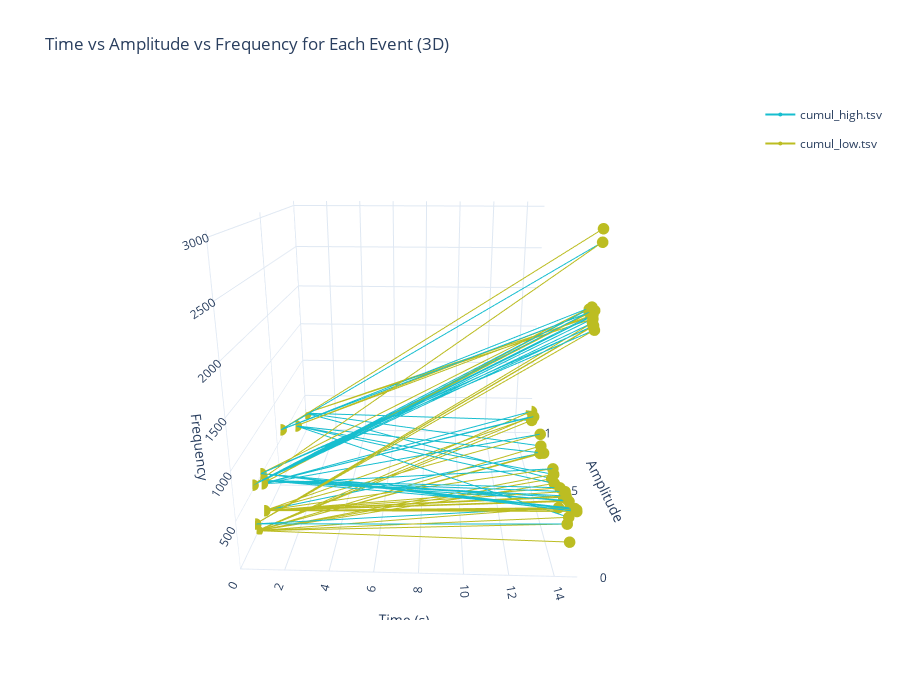

Notebook cell for this chart:
### Markdown cell above
3D for data with time domain

### Code cell
from multiplotter import plot_combined_3d

plot_combined_3d(files=['cumul_high.tsv', 'cumul_low.tsv'])

# Sample usage:
# plot_combined_3d(files=['file1.tsv', 'file2.tsv'], labels=['File1', 'File2'])
# or
# plot_combined_3d(dfs=[df1, df2], labels=['DataFrame1', 'DataFrame2'])

### Figure 1 — Plotly figure (JSON) as saved in the notebook; plotly's stock layout.template omitted (floating-point values rounded to 4 significant figures)
{"data": [{"legendgroup": "cumul_high.tsv", "line": {"color": "#17becf", "width": 2}, "marker": {"color": "#17becf", "size": 4}, "mode": "lines+markers", "name": "cumul_high.tsv", "showlegend": true, "type": "scatter3d", "x": [0, 15], "y": [0.185, 0.1276], "z": [31.25, 97.37]}, {"legendgroup": "cumul_high.tsv", "line": {"color": "#17becf", "width": 2}, "marker": {"color": "#17becf", "size": 4}, "mode": "lines+markers", "name": "cumul_high.tsv", "showlegend": false, "type": "scatter3d", "x": [0, 15], "y": [0.2831, 0.7301], "z": [75, 105.3]}, {"legendgroup": "cumul_high.tsv", "line": {"color": "#17becf", "width": 2}, "marker": {"color": "#17becf", "size": 4}, "mode": "lines+markers", "name": "cumul_high.tsv", "showlegend": false, "type": "scatter3d", "x": [0, 15], "y": [0.1758, 0.3204], "z": [127.5, 110.5]}, {"legendgroup": "cumul_high.tsv", "line": {"color": "#17becf", "width": 2}, "marker": {"color": "#17becf", "size": 4}, "mode": "lines+markers", "name": "cumul_high.tsv", "showlegend": false, "type": "scatter3d", "x": [0, 15], "y": [0.1758, 0.1786], "z": [127.5, 194.7]}, {"legendgroup": "cumul_high.tsv", "line": {"color": "#17becf", "width": 2}, "marker": {"color": "#17becf", "size": 4}, "mode": "lines+markers", "name": "cumul_high.tsv", "showlegend": false, "type": "scatter3d", "x": [0, 15], "y": [1, 0.4651], "z": [238.8, 202.6]}, {"legendgroup": "cumul_high.tsv", "line": {"color": "#17becf", "width": 2}, "marker": {"color": "#17becf", "size": 4}, "mode": "lines+markers", "name": "cumul_high.tsv", "showlegend": false, "type": "scatter3d", "x": [0, 15], "y": [1, 0.9797], "z": [238.8, 210.5]}, {"legendgroup": "cumul_high.tsv", "line": {"color": "#17becf", "width": 2}, "marker": {"color": "#17becf", "size": 4}, "mode": "lines+markers", "name": "cumul_high.tsv", "showlegend": false, "type": "scatter3d", "x": [0, 15], "y": [1, 0.7229], "z": [238.8, 215.8]}, {"legendgroup": "cumul_high.tsv", "line": {"color": "#17becf", "width": 2}, "marker": {"color": "#17becf", "size": 4}, "mode": "lines+markers", "name": "cumul_high.tsv", "showlegend": false, "type": "scatter3d", "x": [0, 15], "y": [0.803, 0.6551], "z": [321.2, 223.7]}, {"legendgroup": "cumul_high.tsv", "line": {"color": "#17becf", "width": 2}, "marker": {"color": "#17becf", "size": 4}, "mode": "lines+markers", "name": "cumul_high.tsv", "showlegend": false, "type": "scatter3d", "x": [0, 15], "y": [0.803, 0.4158], "z": [321.2, 228.9]}, {"legendgroup": "cumul_high.tsv", "line": {"color": "#17becf", "width": 2}, "marker": {"color": "#17becf", "size": 4}, "mode": "lines+markers", "name": "cumul_high.tsv", "showlegend": false, "type": "scatter3d", "x": [0, 15], "y": [0.803, 0.1668], "z": [321.2, 292.1]}, {"legendgroup": "cumul_high.tsv", "line": {"color": "#17becf", "width": 2}, "marker": {"color": "#17becf", "size": 4}, "mode": "lines+markers", "name": "cumul_high.tsv", "showlegend": false, "type": "scatter3d", "x": [0, 15], "y": [0.803, 0.4394], "z": [321.2, 300]}, {"legendgroup": "cumul_high.tsv", "line": {"color": "#17becf", "width": 2}, "marker": {"color": "#17becf", "size": 4}, "mode": "lines+markers", "name": "cumul_high.tsv", "showlegend": false, "type": "scatter3d", "x": [0, 15], "y": [0.2814, 0.9506], "z": [393.8, 307.9]}, {"legendgroup": "cumul_high.tsv", "line": {"color": "#17becf", "width": 2}, "marker": {"color": "#17becf", "size": 4}, "mode": "lines+markers", "name": "cumul_high.tsv", "showlegend": false, "type": "scatter3d", "x": [0, 15], "y": [0.2814, 1], "z": [393.8, 313.2]}, {"legendgroup": "cumul_high.tsv", "line": {"color": "#17becf", "width": 2}, "marker": {"color": "#17becf", "size": 4}, "mode": "lines+markers", "name": "cumul_high.tsv", "showlegend": false, "type": "scatter3d", "x": [0, 15], "y": [0.2814, 0.9367], "z": [393.8, 321.1]}, {"legendgroup": "cumul_high.tsv", "line": {"color": "#17becf", "width": 2}, "marker": {"color": "#17becf", "size": 4}, "mode": "lines+markers", "name": "cumul_high.tsv", "showlegend": false, "type": "scatter3d", "x": [0, 15], "y": [0.2814, 0.754], "z": [393.8, 328.9]}, {"legendgroup": "cumul_high.tsv", "line": {"color": "#17becf", "width": 2}, "marker": {"color": "#17becf", "size": 4}, "mode": "lines+markers", "name": "cumul_high.tsv", "showlegend": false, "type": "scatter3d", "x": [0, 15], "y": [0.2814, 0.4599], "z": [393.8, 334.2]}, {"legendgroup": "cumul_high.tsv", "line": {"color": "#17becf", "width": 2}, "marker": {"color": "#17becf", "size": 4}, "mode": "lines+markers", "name": "cumul_high.tsv", "showlegend": false, "type": "scatter3d", "x": [0, 15], "y": [0.3005, 0.3228], "z": [398.8, 339.5]}, {"legendgroup": "cumul_high.tsv", "line": {"color": "#17becf", "width": 2}, "marker": {"color": "#17becf", "size": 4}, "mode": "lines+markers", "name": "cumul_high.tsv", "showlegend": false, "type": "scatter3d", "x": [0, 15], "y": [0.3005, 0.2584], "z": [398.8, 344.7]}, {"legendgroup": "cumul_high.tsv", "line": {"color": "#17becf", "width": 2}, "marker": {"color": "#17becf", "size": 4}, "mode": "lines+markers", "name": "cumul_high.tsv", "showlegend": false, "type": "scatter3d", "x": [0, 15], "y": [0.3005, 0.1615], "z": [398.8, 407.9]}, {"legendgroup": "cumul_high.tsv", "line": {"color": "#17becf", "width": 2}, "marker": {"color": "#17becf", "size": 4}, "mode": "lines+markers", "name": "cumul_high.tsv", "showlegend": false, "type": "scatter3d", "x": [0, 15], "y": [0.3005, 0.227], "z": [398.8, 415.8]}, {"legendgroup": "cumul_high.tsv", "line": {"color": "#17becf", "width": 2}, "marker": {"color": "#17becf", "size": 4}, "mode": "lines+markers", "name": "cumul_high.tsv", "showlegend": false, "type": "scatter3d", "x": [0, 15], "y": [0.3005, 0.1941], "z": [398.8, 426.3]}, {"legendgroup": "cumul_high.tsv", "line": {"color": "#17becf", "width": 2}, "marker": {"color": "#17becf", "size": 4}, "mode": "lines+markers", "name": "cumul_high.tsv", "showlegend": false, "type": "scatter3d", "x": [0, 15], "y": [0.3005, 0.2443], "z": [398.8, 434.2]}, {"legendgroup": "cumul_high.tsv", "line": {"color": "#17becf", "width": 2}, "marker": {"color": "#17becf", "size": 4}, "mode": "lines+markers", "name": "cumul_high.tsv", "showlegend": false, "type": "scatter3d", "x": [0, 15], "y": [0.2761, 0.1813], "z": [518.8, 439.5]}, {"legendgroup": "cumul_high.tsv", "line": {"color": "#17becf", "width": 2}, "marker": {"color": "#17becf", "size": 4}, "mode": "lines+markers", "name": "cumul_high.tsv", "showlegend": false, "type": "scatter3d", "x": [0, 15], "y": [0.2761, 0.1005], "z": [518.8, 513.2]}, {"legendgroup": "cumul_high.tsv", "line": {"color": "#17becf", "width": 2}, "marker": {"color": "#17becf", "size": 4}, "mode": "lines+markers", "name": "cumul_high.tsv", "showlegend": false, "type": "scatter3d", "x": [0, 15], "y": [0.2761, 0.08304], "z": [518.8, 518.4]}, {"legendgroup": "cumul_high.tsv", "line": {"color": "#17becf", "width": 2}, "marker": {"color": "#17becf", "size": 4}, "mode": "lines+markers", "name": "cumul_high.tsv", "showlegend": false, "type": "scatter3d", "x": [0, 15], "y": [0.2761, 0.07603], "z": [518.8, 528.9]}, {"legendgroup": "cumul_high.tsv", "line": {"color": "#17becf", "width": 2}, "marker": {"color": "#17becf", "size": 4}, "mode": "lines+markers", "name": "cumul_high.tsv", "showlegend": false, "type": "scatter3d", "x": [0, 15], "y": [0.2761, 0.07945], "z": [518.8, 539.5]}, {"legendgroup": "cumul_high.tsv", "line": {"color": "#17becf", "width": 2}, "marker": {"color": "#17becf", "size": 4}, "mode": "lines+markers", "name": "cumul_high.tsv", "showlegend": false, "type": "scatter3d", "x": [0, 15], "y": [0.2761, 0.06912], "z": [518.8, 2239.0]}, {"legendgroup": "cumul_high.tsv", "line": {"color": "#17becf", "width": 2}, "marker": {"color": "#17becf", "size": 4}, "mode": "lines+markers", "name": "cumul_high.tsv", "showlegend": false, "type": "scatter3d", "x": [0, 15], "y": [0.2761, 0.08505], "z": [518.8, 2258.0]}, {"legendgroup": "cumul_high.tsv", "line": {"color": "#17becf", "width": 2}, "marker": {"color": "#17becf", "size": 4}, "mode": "lines+markers", "name": "cumul_high.tsv", "showlegend": false, "type": "scatter3d", "x": [0, 15], "y": [0.1844, 0.08249], "z": [546.2, 2266.0]}, {"legendgroup": "cumul_high.tsv", "line": {"color": "#17becf", "width": 2}, "marker": {"color": "#17becf", "size": 4}, "mode": "lines+markers", "name": "cumul_high.tsv", "showlegend": false, "type": "scatter3d", "x": [0, 15], "y": [0.1844, 0.09542], "z": [546.2, 2279.0]}, {"legendgroup": "cumul_high.tsv", "line": {"color": "#17becf", "width": 2}, "marker": {"color": "#17becf", "size": 4}, "mode": "lines+markers", "name": "cumul_high.tsv", "showlegend": false, "type": "scatter3d", "x": [0, 15], "y": [0.1844, 0.0959], "z": [546.2, 2313.0]}, {"legendgroup": "cumul_high.tsv", "line": {"color": "#17becf", "width": 2}, "marker": {"color": "#17becf", "size": 4}, "mode": "lines+markers", "name": "cumul_high.tsv", "showlegend": false, "type": "scatter3d", "x": [0, 15], "y": [0.1844, 0.1073], "z": [546.2, 2324.0]}, {"legendgroup": "cumul_high.tsv", "line": {"color": "#17becf", "width": 2}, "marker": {"color": "#17becf", "size": 4}, "mode": "lines+markers", "name": "cumul_high.tsv", "showlegend": false, "type": "scatter3d", "x": [0, 15], "y": [0.1844, 0.1419], "z": [546.2, 2332.0]}, {"legendgroup": "cumul_high.tsv", "line": {"color": "#17becf", "width": 2}, "marker": {"color": "#17becf", "size": 4}, "mode": "lines+markers", "name": "cumul_high.tsv", "showlegend": false, "type": "scatter3d", "x": [0, 15], "y": [0.1844, 0.09939], "z": [546.2, 2345.0]}, {"legendgroup": "cumul_high.tsv", "line": {"color": "#17becf", "width": 2}, "marker": {"color": "#17becf", "size": 4}, "mode": "lines+markers", "name": "cumul_high.tsv", "showlegend": false, "type": "scatter3d", "x": [0, 15], "y": [0.1844, 0.1442], "z": [546.2, 2361.0]}, {"legendgroup": "cumul_high.tsv", "line": {"color": "#17becf", "width": 2}, "marker": {"color": "#17becf", "size": 4}, "mode": "lines+markers", "name": "cumul_high.tsv", "showlegend": false, "type": "scatter3d", "x": [0, 15], "y": [0.1844, 0.1022], "z": [546.2, 2382.0]}, {"legendgroup": "cumul_high.tsv", "line": {"color": "#17becf", "width": 2}, "marker": {"color": "#17becf", "size": 4}, "mode": "lines+markers", "name": "cumul_high.tsv", "showlegend": false, "type": "scatter3d", "x": [0, 15], "y": [0.5658, 0.08533], "z": [600, 2392.0]}, {"legendgroup": "cumul_high.tsv", "line": {"color": "#17becf", "width": 2}, "marker": {"color": "#17becf", "size": 4}, "mode": "lines+markers", "name": "cumul_high.tsv", "showlegend": false, "type": "scatter3d", "x": [0, 15], "y": [0.5658, 0.1179], "z": [600, 2397.0]}, {"legendgroup": "cumul_high.tsv", "line": {"color": "#17becf", "width": 2}, "marker": {"color": "#17becf", "size": 4}, "mode": "lines+markers", "name": "cumul_high.tsv", "showlegend": false, "type": "scatter3d", "x": [0, 15], "y": [0.5658, 0.06906], "z": [600, 2953.0]}, {"legendgroup": "cumul_high.tsv", "line": {"color": "#17becf", "width": 2}, "marker": {"color": "#17becf", "size": 4}, "mode": "lines+markers", "name": "cumul_high.tsv", "showlegend": false, "type": "scatter3d", "x": [0, 15], "y": [0.5658, 0.07315], "z": [600, 3055.0]}, {"legendgroup": "cumul_low.tsv", "line": {"color": "#bcbd22", "width": 2}, "marker": {"color": "#bcbd22", "size": 4}, "mode": "lines+markers", "name": "cumul_low.tsv", "showlegend": true, "type": "scatter3d", "x": [0, 15], "y": [0.185, 0.1276], "z": [31.25, 97.37]}, {"legendgroup": "cumul_low.tsv", "line": {"color": "#bcbd22", "width": 2}, "marker": {"color": "#bcbd22", "size": 4}, "mode": "lines+markers", "name": "cumul_low.tsv", "showlegend": false, "type": "scatter3d", "x": [0, 15], "y": [0.185, 0.7301], "z": [31.25, 105.3]}, {"legendgroup": "cumul_low.tsv", "line": {"color": "#bcbd22", "width": 2}, "marker": {"color": "#bcbd22", "size": 4}, "mode": "lines+markers", "name": "cumul_low.tsv", "showlegend": false, "type": "scatter3d", "x": [0, 15], "y": [0.185, 0.3204], "z": [31.25, 110.5]}, {"legendgroup": "cumul_low.tsv", "line": {"color": "#bcbd22", "width": 2}, "marker": {"color": "#bcbd22", "size": 4}, "mode": "lines+markers", "name": "cumul_low.tsv", "showlegend": false, "type": "scatter3d", "x": [0, 15], "y": [0.185, 0.1786], "z": [31.25, 194.7]}, {"legendgroup": "cumul_low.tsv", "line": {"color": "#bcbd22", "width": 2}, "marker": {"color": "#bcbd22", "size": 4}, "mode": "lines+markers", "name": "cumul_low.tsv", "showlegend": false, "type": "scatter3d", "x": [0, 15], "y": [0.185, 0.4651], "z": [31.25, 202.6]}, {"legendgroup": "cumul_low.tsv", "line": {"color": "#bcbd22", "width": 2}, "marker": {"color": "#bcbd22", "size": 4}, "mode": "lines+markers", "name": "cumul_low.tsv", "showlegend": false, "type": "scatter3d", "x": [0, 15], "y": [0.185, 0.9797], "z": [31.25, 210.5]}, {"legendgroup": "cumul_low.tsv", "line": {"color": "#bcbd22", "width": 2}, "marker": {"color": "#bcbd22", "size": 4}, "mode": "lines+markers", "name": "cumul_low.tsv", "showlegend": false, "type": "scatter3d", "x": [0, 15], "y": [0.185, 0.7229], "z": [31.25, 215.8]}, {"legendgroup": "cumul_low.tsv", "line": {"color": "#bcbd22", "width": 2}, "marker": {"color": "#bcbd22", "size": 4}, "mode": "lines+markers", "name": "cumul_low.tsv", "showlegend": false, "type": "scatter3d", "x": [0, 15], "y": [0.185, 0.6551], "z": [31.25, 223.7]}, {"legendgroup": "cumul_low.tsv", "line": {"color": "#bcbd22", "width": 2}, "marker": {"color": "#bcbd22", "size": 4}, "mode": "lines+markers", "name": "cumul_low.tsv", "showlegend": false, "type": "scatter3d", "x": [0, 15], "y": [0.185, 0.4158], "z": [31.25, 228.9]}, {"legendgroup": "cumul_low.tsv", "line": {"color": "#bcbd22", "width": 2}, "marker": {"color": "#bcbd22", "size": 4}, "mode": "lines+markers", "name": "cumul_low.tsv", "showlegend": false, "type": "scatter3d", "x": [0, 15], "y": [0.185, 0.1668], "z": [31.25, 292.1]}, {"legendgroup": "cumul_low.tsv", "line": {"color": "#bcbd22", "width": 2}, "marker": {"color": "#bcbd22", "size": 4}, "mode": "lines+markers", "name": "cumul_low.tsv", "showlegend": false, "type": "scatter3d", "x": [0, 15], "y": [0.185, 0.4394], "z": [31.25, 300]}, {"legendgroup": "cumul_low.tsv", "line": {"color": "#bcbd22", "width": 2}, "marker": {"color": "#bcbd22", "size": 4}, "mode": "lines+markers", "name": "cumul_low.tsv", "showlegend": false, "type": "scatter3d", "x": [0, 15], "y": [0.185, 0.9506], "z": [31.25, 307.9]}, {"legendgroup": "cumul_low.tsv", "line": {"color": "#bcbd22", "width": 2}, "marker": {"color": "#bcbd22", "size": 4}, "mode": "lines+markers", "name": "cumul_low.tsv", "showlegend": false, "type": "scatter3d", "x": [0, 15], "y": [0.185, 1], "z": [31.25, 313.2]}, {"legendgroup": "cumul_low.tsv", "line": {"color": "#bcbd22", "width": 2}, "marker": {"color": "#bcbd22", "size": 4}, "mode": "lines+markers", "name": "cumul_low.tsv", "showlegend": false, "type": "scatter3d", "x": [0, 15], "y": [0.2831, 0.9367], "z": [75, 321.1]}, {"legendgroup": "cumul_low.tsv", "line": {"color": "#bcbd22", "width": 2}, "marker": {"color": "#bcbd22", "size": 4}, "mode": "lines+markers", "name": "cumul_low.tsv", "showlegend": false, "type": "scatter3d", "x": [0, 15], "y": [0.2831, 0.754], "z": [75, 328.9]}, {"legendgroup": "cumul_low.tsv", "line": {"color": "#bcbd22", "width": 2}, "marker": {"color": "#bcbd22", "size": 4}, "mode": "lines+markers", "name": "cumul_low.tsv", "showlegend": false, "type": "scatter3d", "x": [0, 15], "y": [0.2831, 0.4599], "z": [75, 334.2]}, {"legendgroup": "cumul_low.tsv", "line": {"color": "#bcbd22", "width": 2}, "marker": {"color": "#bcbd22", "size": 4}, "mode": "lines+markers", "name": "cumul_low.tsv", "showlegend": false, "type": "scatter3d", "x": [0, 15], "y": [0.2831, 0.3228], "z": [75, 339.5]}, {"legendgroup": "cumul_low.tsv", "line": {"color": "#bcbd22", "width": 2}, "marker": {"color": "#bcbd22", "size": 4}, "mode": "lines+markers", "name": "cumul_low.tsv", "showlegend": false, "type": "scatter3d", "x": [0, 15], "y": [0.2831, 0.2584], "z": [75, 344.7]}, {"legendgroup": "cumul_low.tsv", "line": {"color": "#bcbd22", "width": 2}, "marker": {"color": "#bcbd22", "size": 4}, "mode": "lines+markers", "name": "cumul_low.tsv", "showlegend": false, "type": "scatter3d", "x": [0, 15], "y": [0.2831, 0.1615], "z": [75, 407.9]}, {"legendgroup": "cumul_low.tsv", "line": {"color": "#bcbd22", "width": 2}, "marker": {"color": "#bcbd22", "size": 4}, "mode": "lines+markers", "name": "cumul_low.tsv", "showlegend": false, "type": "scatter3d", "x": [0, 15], "y": [0.2831, 0.227], "z": [75, 415.8]}, {"legendgroup": "cumul_low.tsv", "line": {"color": "#bcbd22", "width": 2}, "marker": {"color": "#bcbd22", "size": 4}, "mode": "lines+markers", "name": "cumul_low.tsv", "showlegend": false, "type": "scatter3d", "x": [0, 15], "y": [0.2831, 0.1941], "z": [75, 426.3]}, {"legendgroup": "cumul_low.tsv", "line": {"color": "#bcbd22", "width": 2}, "marker": {"color": "#bcbd22", "size": 4}, "mode": "lines+markers", "name": "cumul_low.tsv", "showlegend": false, "type": "scatter3d", "x": [0, 15], "y": [0.2831, 0.2443], "z": [75, 434.2]}, {"legendgroup": "cumul_low.tsv", "line": {"color": "#bcbd22", "width": 2}, "marker": {"color": "#bcbd22", "size": 4}, "mode": "lines+markers", "name": "cumul_low.tsv", "showlegend": false, "type": "scatter3d", "x": [0, 15], "y": [0.2831, 0.1813], "z": [75, 439.5]}, {"legendgroup": "cumul_low.tsv", "line": {"color": "#bcbd22", "width": 2}, "marker": {"color": "#bcbd22", "size": 4}, "mode": "lines+markers", "name": "cumul_low.tsv", "showlegend": false, "type": "scatter3d", "x": [0, 15], "y": [0.2831, 0.1005], "z": [75, 513.2]}, {"legendgroup": "cumul_low.tsv", "line": {"color": "#bcbd22", "width": 2}, "marker": {"color": "#bcbd22", "size": 4}, "mode": "lines+markers", "name": "cumul_low.tsv", "showlegend": false, "type": "scatter3d", "x": [0, 15], "y": [0.2831, 0.08304], "z": [75, 518.4]}, {"legendgroup": "cumul_low.tsv", "line": {"color": "#bcbd22", "width": 2}, "marker": {"color": "#bcbd22", "size": 4}, "mode": "lines+markers", "name": "cumul_low.tsv", "showlegend": false, "type": "scatter3d", "x": [0, 15], "y": [0.2831, 0.07603], "z": [75, 528.9]}, {"legendgroup": "cumul_low.tsv", "line": {"color": "#bcbd22", "width": 2}, "marker": {"color": "#bcbd22", "size": 4}, "mode": "lines+markers", "name": "cumul_low.tsv", "showlegend": false, "type": "scatter3d", "x": [0, 15], "y": [0.2831, 0.07945], "z": [75, 539.5]}, {"legendgroup": "cumul_low.tsv", "line": {"color": "#bcbd22", "width": 2}, "marker": {"color": "#bcbd22", "size": 4}, "mode": "lines+markers", "name": "cumul_low.tsv", "showlegend": false, "type": "scatter3d", "x": [0, 15], "y": [0.1758, 0.06912], "z": [127.5, 2239.0]}, {"legendgroup": "cumul_low.tsv", "line": {"color": "#bcbd22", "width": 2}, "marker": {"color": "#bcbd22", "size": 4}, "mode": "lines+markers", "name": "cumul_low.tsv", "showlegend": false, "type": "scatter3d", "x": [0, 15], "y": [0.1758, 0.08505], "z": [127.5, 2258.0]}, {"legendgroup": "cumul_low.tsv", "line": {"color": "#bcbd22", "width": 2}, "marker": {"color": "#bcbd22", "size": 4}, "mode": "lines+markers", "name": "cumul_low.tsv", "showlegend": false, "type": "scatter3d", "x": [0, 15], "y": [0.1758, 0.08249], "z": [127.5, 2266.0]}, {"legendgroup": "cumul_low.tsv", "line": {"color": "#bcbd22", "width": 2}, "marker": {"color": "#bcbd22", "size": 4}, "mode": "lines+markers", "name": "cumul_low.tsv", "showlegend": false, "type": "scatter3d", "x": [0, 15], "y": [0.1758, 0.09542], "z": [127.5, 2279.0]}, {"legendgroup": "cumul_low.tsv", "line": {"color": "#bcbd22", "width": 2}, "marker": {"color": "#bcbd22", "size": 4}, "mode": "lines+markers", "name": "cumul_low.tsv", "showlegend": false, "type": "scatter3d", "x": [0, 15], "y": [1, 0.0959], "z": [238.8, 2313.0]}, {"legendgroup": "cumul_low.tsv", "line": {"color": "#bcbd22", "width": 2}, "marker": {"color": "#bcbd22", "size": 4}, "mode": "lines+markers", "name": "cumul_low.tsv", "showlegend": false, "type": "scatter3d", "x": [0, 15], "y": [1, 0.1073], "z": [238.8, 2324.0]}, {"legendgroup": "cumul_low.tsv", "line": {"color": "#bcbd22", "width": 2}, "marker": {"color": "#bcbd22", "size": 4}, "mode": "lines+markers", "name": "cumul_low.tsv", "showlegend": false, "type": "scatter3d", "x": [0, 15], "y": [0.803, 0.1419], "z": [321.2, 2332.0]}, {"legendgroup": "cumul_low.tsv", "line": {"color": "#bcbd22", "width": 2}, "marker": {"color": "#bcbd22", "size": 4}, "mode": "lines+markers", "name": "cumul_low.tsv", "showlegend": false, "type": "scatter3d", "x": [0, 15], "y": [0.803, 0.09939], "z": [321.2, 2345.0]}, {"legendgroup": "cumul_low.tsv", "line": {"color": "#bcbd22", "width": 2}, "marker": {"color": "#bcbd22", "size": 4}, "mode": "lines+markers", "name": "cumul_low.tsv", "showlegend": false, "type": "scatter3d", "x": [0, 15], "y": [0.2814, 0.1442], "z": [393.8, 2361.0]}, {"legendgroup": "cumul_low.tsv", "line": {"color": "#bcbd22", "width": 2}, "marker": {"color": "#bcbd22", "size": 4}, "mode": "lines+markers", "name": "cumul_low.tsv", "showlegend": false, "type": "scatter3d", "x": [0, 15], "y": [0.2814, 0.1022], "z": [393.8, 2382.0]}, {"legendgroup": "cumul_low.tsv", "line": {"color": "#bcbd22", "width": 2}, "marker": {"color": "#bcbd22", "size": 4}, "mode": "lines+markers", "name": "cumul_low.tsv", "showlegend": false, "type": "scatter3d", "x": [0, 15], "y": [0.3005, 0.08533], "z": [398.8, 2392.0]}, {"legendgroup": "cumul_low.tsv", "line": {"color": "#bcbd22", "width": 2}, "marker": {"color": "#bcbd22", "size": 4}, "mode": "lines+markers", "name": "cumul_low.tsv", "showlegend": false, "type": "scatter3d", "x": [0, 15], "y": [0.2761, 0.1179], "z": [518.8, 2397.0]}, {"legendgroup": "cumul_low.tsv", "line": {"color": "#bcbd22", "width": 2}, "marker": {"color": "#bcbd22", "size": 4}, "mode": "lines+markers", "name": "cumul_low.tsv", "showlegend": false, "type": "scatter3d", "x": [0, 15], "y": [0.1844, 0.06906], "z": [546.2, 2953.0]}, {"legendgroup": "cumul_low.tsv", "line": {"color": "#bcbd22", "width": 2}, "marker": {"color": "#bcbd22", "size": 4}, "mode": "lines+markers", "name": "cumul_low.tsv", "showlegend": false, "type": "scatter3d", "x": [0, 15], "y": [0.5658, 0.07315], "z": [600, 3055.0]}], "layout": {"height": 700, "scene": {"aspectmode": "auto", "aspectratio": {"x": 1, "y": 1, "z": 1}, "camera": {"center": {"x": 0, "y": 0, "z": 0}, "eye": {"x": 0.07703, "y": -2.068, "z": 0.6848}, "projection": {"type": "perspective"}, "up": {"x": 0, "y": 0, "z": 1}}, "xaxis": {"range": [0, 15], "title": {"text": "Time (s)"}, "type": "linear"}, "yaxis": {"range": [0, 1], "title": {"text": "Amplitude"}, "type": "linear"}, "zaxis": {"range": [0, 3055.0], "title": {"text": "Frequency"}, "type": "linear"}}, "showlegend": true, "title": {"text": "Time vs Amplitude vs Frequency for Each Event (3D)"}, "width": 900}}
